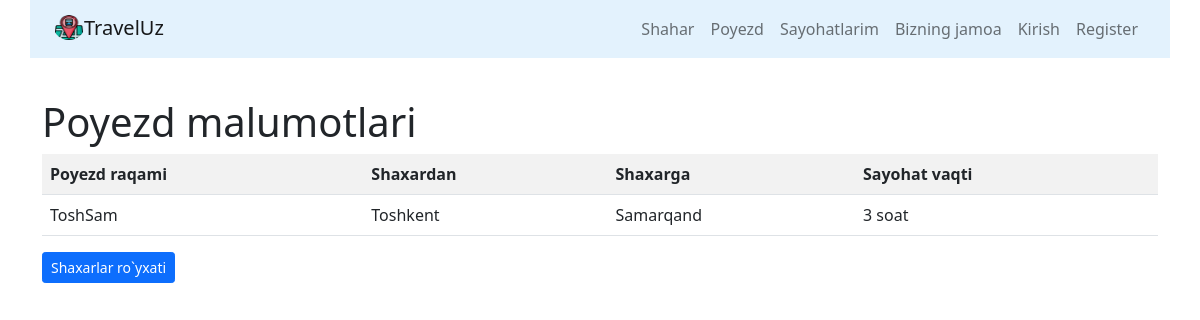
The app's page /trains/2 with its own data.
### trains/models.py (models this page shows, shortened)
class Train(models.Model):
    name=models.CharField(max_length=50,unique=True,verbose_name='Poyezd xos nomi')
    travel_time=models.PositiveSmallIntegerField(verbose_name='Sayohat vaqti')
    from_city=models.ForeignKey(City,on_delete=models.CASCADE,related_name='from_city_set',verbose_name='Qaysi shaxardan')
    to_city=models.ForeignKey(City,on_delete=models.CASCADE,related_name='to_city_set',verbose_name='Qaysi shaxarga')
    start_train_day=models.DateField(null=True,blank=True)
    start_train_time=models.TimeField(null=True,blank=True)
    end_train_day=models.DateField(null=True,blank=True)
    place=models.IntegerField(default=0)
    class Meta:
        verbose_name='Poyezd'
        verbose_name_plural='Poyezdlar ombori'

### cities/models.py (models this page shows)
class City(models.Model):
    name=models.CharField(max_length=200,unique=True,verbose_name='Shaxar')
    shahar_haqida_qisqa = models.CharField(max_length=1000)
    about_city=RichTextUploadingField(blank=True,null=True)
    image = models.ImageField(blank=True, null=True, upload_to='city_images')
    def __str__(self):
        return self.name
    class Meta:
        verbose_name= "Shaxar"
        verbose_name_plural= "Shaxarlar ombori"
        ordering=["name"]

### trains/views.py (the view)
# urls.py: path('<int:pk>',TrainDetailView.as_view(),name='detail'),
class TrainDetailView(DetailView):
    model=Train
    template_name = 'trains/detail.html'
    context_object_name = 'detail'

### trains/templates/trains/detail.html
{% extends 'base.html' %}
{% block content %}
<div class="container">
<h1>Poyezd malumotlari</h1>
<div class="row">
    <div class="col-md">
        <table class="table table-striped">
            <tr>
                <th>Poyezd raqami</th>
                <th>Shaxardan</th>
                <th>Shaxarga</th>
                <th>Sayohat vaqti</th>
            </tr>
             <tr>
                 <td>{{object.name}}</td>
                 <td>{{object.from_city}}</td>
                 <td>{{object.to_city}}</td>
                 <td>{{object.travel_time}} soat</td>
             </tr>
        </table>
    </div>
</div>
<div class="row">
    <div class="col-md-4">
        <a href="{% url 'trains:home' %}" class="btn btn-primary btn-sm">Shaxarlar ro`yxati</a>
    </div>
</div>
</div>
{% endblock %}

### static/css/jobs.css (style rules this page uses)
.btn-primary { color: #fff; background-color: #007b5e; border-color: #007b5e; }

### records on screen
Train: name "ToshSam", from_city "Toshkent", to_city "Samarqand", travel_time "3"
